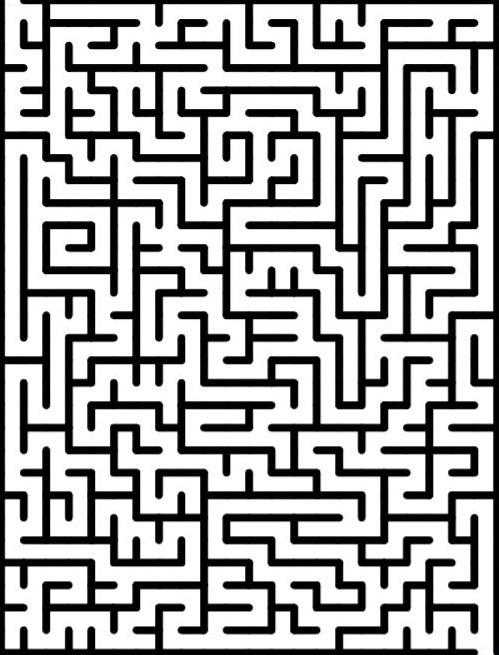
#> input picture Test images/maze2.JPG, 499 x 655 px, found by its file name
$ jupyter execute 'Maze Code Dec. 2022 V0.3.ipynb'
#> lines starting #> are read from the running program, lines starting #| are printed output that depends on the picture; after the words box and inside, x2 and y2 are one past the last pixel; in counts of white or black regions, pixels touching at a corner belong together
[cell 1]
import numpy as np
import matplotlib.image as mpimg
import matplotlib.pyplot as plt
import scipy.ndimage as ndimage
import random

# === RULES FOR MAZE IMAGE: ===
# Outer border of image must be the walls, and it must be a dark colour
# The start of the maze must be in the top row, and the end in the bottom.
# The start and end of the maze must be empty spaces in the top and bottom rows.


# ==== Defining functions: =====

def load_in_image(filename, pixel_params):
    '''Takes a raw image file of a maze, and returns a cleaned-up version.'''
    # Load in image:
    maze_colour = mpimg.imread(filename)
#> maze_colour is the input picture: shape (655, 499, 3); mean R, G, B 166.5, 166.5, 166.5
    # Show the inputted image, to make sure it's what you want:
    print("Inputted image:")
    maze_colour_plot = plt.imshow(maze_colour)
    plt.show()

    pixel_threshold, empty_space_val, wall_val, image_is_hand_drawn = pixel_params

    # Gaussian smoothing:
    if image_is_hand_drawn:
        maze_colour = ndimage.gaussian_filter(maze_colour, sigma=(5, 5, 0), order=0)

    # Notes about working with a maze image in a .jpg format:
    # In color, [0, 0, 0] is black, [255, 255, 255] is white.
    # Due to resolution I assume, there is some blurring around the lines of the maze (e.g. [35, 35, 35])
    # Will convert images to grayscale by taking the "grayscale pixel value" to be the average of the R, G,
    # and B pixel values in the original image. For a black and white image, this shouldn't be too different
    # from just using the first index, but may as well try to future proof for colour images.
    maze_gray = np.zeros([maze_colour.shape[0], maze_colour.shape[1]])
    for i in range(0, maze_gray.shape[0]):
        for j in range(0, maze_gray.shape[1]):
            maze_gray[i,j] = (int(maze_colour[i,j,0]) + int(maze_colour[i,j,1]) + int(maze_colour[i,j,2])) // 3

    # Create a clean version of the maze with only black and white:
    maze_clean = np.zeros(maze_gray.shape)
    for i in range(0, maze_clean.shape[0]):
        for j in range(0, maze_clean.shape[1]):
            if maze_gray[i,j] > pixel_threshold:
                maze_clean[i,j] = empty_space_val # this is empty space
            else:
                maze_clean[i,j] = wall_val # this is a wall
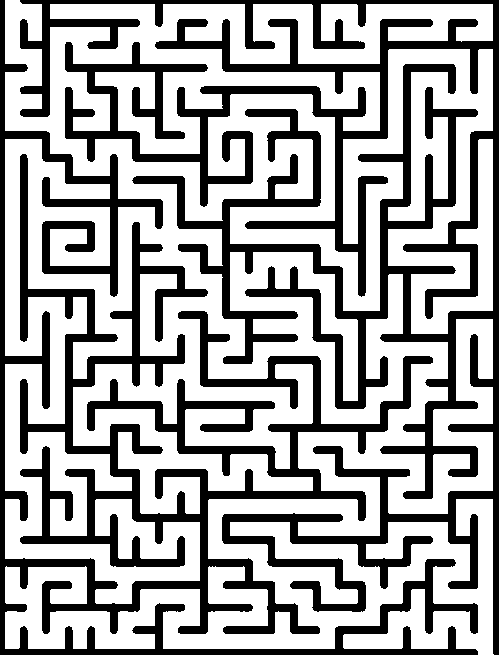
#> maze_clean: shape (655, 499) float64; 64.6% white; 2 black regions, box (x1, y1, x2, y2) and area: (20, 0, 499, 655) 63862, (0, 0, 478, 655) 51913
    mpimg.imsave("AfterGaussianSmoothButBeforeRemovingSpikes.bmp", maze_clean)
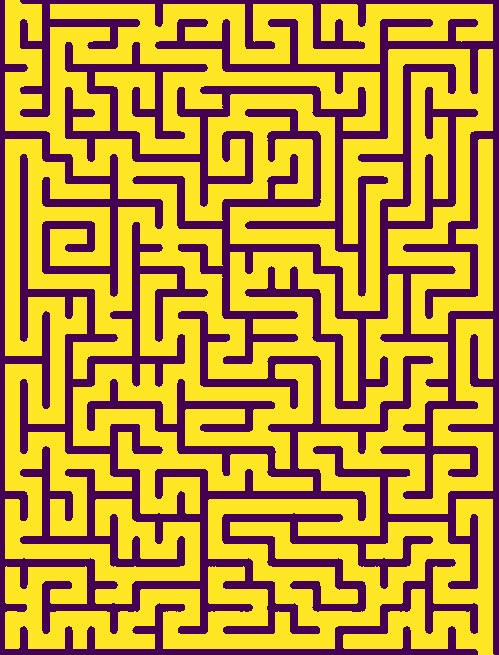
#> saved as AfterGaussianSmoothButBeforeRemovingSpikes.bmp: shape (655, 499, 3); mean R, G, B 187.5, 149.5, 53

    # A little more pre-processing: turn any pixels that are surrounded on three sides by walls into walls too.
    for i in range(1, maze_clean.shape[0] - 1):
        for j in range(1, maze_clean.shape[1] - 1):
            if maze_clean[i,j] == empty_space_val:
                if int(maze_clean[i,j-1] == wall_val) + int(maze_clean[i,j+1] == wall_val) + int(maze_clean[i-1,j] == wall_val) + int(maze_clean[i+1,j] == wall_val) >= 3:
                    maze_clean[i,j] = wall_val
#> maze_clean: shape (655, 499) float64; 64.6% white; 2 black regions, box (x1, y1, x2, y2) and area: (20, 0, 499, 655) 63875, (0, 0, 478, 655) 51924
    return maze_clean


def cut_out_central_pixels(clean_maze, empty_pix_val, extra_empty_pix_val):
    ''' Takes as input a clean maze (i.e. all pixels are definitely either wall or empty).
    Returns a maze where all pixels that do not border a wall have been coloured, leaving only
    pixels bordering walls.'''
    esv = empty_pix_val
    pixel_flip_tracker = np.zeros(np.shape(clean_maze))

    for i in range(2, clean_maze.shape[0] - 2):
        for j in range(1, clean_maze.shape[1] - 2):
            if clean_maze[i,j] == esv: # check if current pixel is empty
                if (clean_maze[i-1,j] == esv) and (clean_maze[i+1,j] == esv): #check if bordering empty above and below
                    if (clean_maze[i,j-1] == esv) and (clean_maze[i,j+1] == esv): # check if bordering empty left and right
                        # Check diagonals too:
                        if (clean_maze[i-1,j-1] == esv) and (clean_maze[i-1,j+1] == esv) and (clean_maze[i+1,j-1] == esv) and (clean_maze[i+1,j+1] == esv):
                        # if entirely surrounded by empty spaces to two pixels, we can cut it out.
                            pixel_flip_tracker[i,j] = 1

    # Colour in any unnecessary pixels
    simple_maze = clean_maze

    for i in range(0, clean_maze.shape[0]):
        for j in range(0, clean_maze.shape[1]):
            if pixel_flip_tracker[i,j]:
                simple_maze[i,j] = extra_empty_pix_val
    return simple_maze

def find_start_point(simplified_maze, empty_space_val, wall_to_hug='R'):
    if wall_to_hug == 'R':
        for i in range(0, np.shape(simplified_maze)[1]):
            if simplified_maze[0, i] == empty_space_val:
                pixel_to_start_on = i
                break
    else:
        for i in range(np.shape(simplified_maze)[1] - 1, 0, -1):
            if simplified_maze[0, i] == empty_space_val:
                pixel_to_start_on = i
                break
    return pixel_to_start_on

def get_steps_from_dir(direc):
    if direc == 'D':
        try_row_step = 1
        try_col_step = 0
    elif direc == 'R':
        try_row_step = 0
        try_col_step = 1
    elif direc == 'L':
        try_row_step = 0
        try_col_step = -1
    elif direc == 'U':
        try_row_step = -1
        try_col_step = 0
    else:
        return None
    return (try_row_step, try_col_step)

def find_next_step(working_maze, current_row, current_col, order_of_dirs, prev_direction, empty_space_val):

    current_dir_index = order_of_dirs.index(prev_direction)

    while True: # keep trying until you have a direction that gets you where you need to be
#         if random.randint(0, 100) == 10:
#             mpimg.imsave("WorkingMaze.bmp", working_maze)
        try_row_step, try_col_step = get_steps_from_dir(order_of_dirs[current_dir_index])
        if working_maze[current_row + try_row_step, current_col + try_col_step] == empty_space_val:
            next_row = current_row + try_row_step
            next_col = current_col + try_col_step
            return (next_row, next_col)
        elif working_maze[current_row + try_row_step, current_col + try_col_step] != empty_space_val:
            current_dir_index = (current_dir_index + 1) % 4


# ==== Defining constants/parameters/filenames: ====

# Directory and filename for maze:
filename_base = r'C:\Users\nickg\Desktop\Side Projects\DrawBot\DrawBot\Test images\\' # Need a double backslash here to work properly with the apostrophe
maze_filename = 'maze2.jpg'
image_is_hand_drawn = False # Hand-drawn or digital?
# maze_filename = 'Hand-Drawn Maze.jpg'

# Defining where maze starts/ends:
start_side = 'top' # options are 'top', 'bottom', 'right', 'left'
end_side = 'bottom' # options are 'top', 'bottom', 'right', 'left'

# Defining strategy:
wall_to_hug = 'L' # options are 'R', 'L'. Default to R
if wall_to_hug == 'R':
    order_of_dirs = ['R', 'U', 'L', 'D']
elif wall_to_hug == 'L':
    order_of_dirs = ['R', 'D', 'L', 'U']

# For preparing a "clean" maze:
pixel_threshold = 140 # any pixel in the raw grayscale maze with a value below this is a wall, and above this is a space
empty_space_val = 255 # in the sanitized maze, set any "empty" pixel to this
wall_val = 0 # in the sanitized maze, set any wall pixel to this
extra_empty_pix_val = 60 # the value to which all of the "extra" empty pixels (that do not hug walls) will be set
path_pix_value = 200 # the value to which pixels in the path will be set
pixel_params = [pixel_threshold, empty_space_val, wall_val, image_is_hand_drawn] # prepare a list of parameters to pass to the function


# ===== Main Program: ======
if __name__ == "__main__":
    # Load in the image, and generate a clean version of the maze from it.
    clean_maze = load_in_image(filename_base + maze_filename, pixel_params)
    mpimg.imsave('CleanMaze.bmp', clean_maze)

    num_rows = np.shape(clean_maze)[0]
#> num_rows = 655
    num_cols = np.shape(clean_maze)[1]
#> num_cols = 499

    # Colour in any empty pixels that ONLY border other empty pixels
    simplified_maze = cut_out_central_pixels(clean_maze, empty_space_val, extra_empty_pix_val)
#> after the loop in cut_out_central_pixels, `for i in range(2, clean_maze.shape[0] - 2):`:
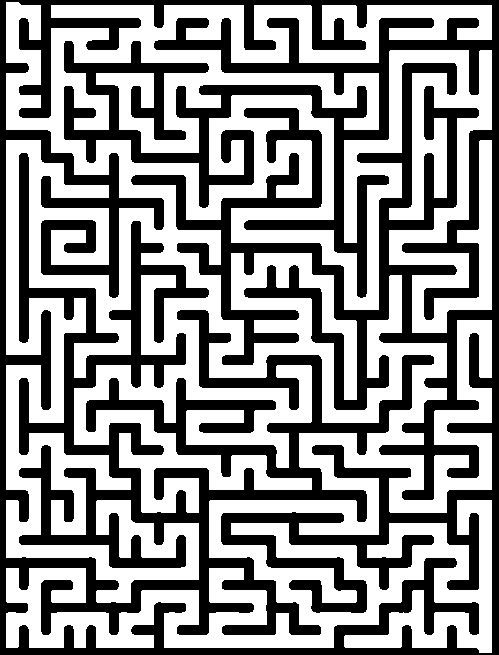
#> pixel_flip_tracker: shape (655, 499) float64; values 0 (black) and 1 (white), 55.8% white; 1 black region, box (x1, y1, x2, y2) and area: (0, 0, 499, 655) 144626
#> after the loop in cut_out_central_pixels, `for i in range(0, clean_maze.shape[0]):`:
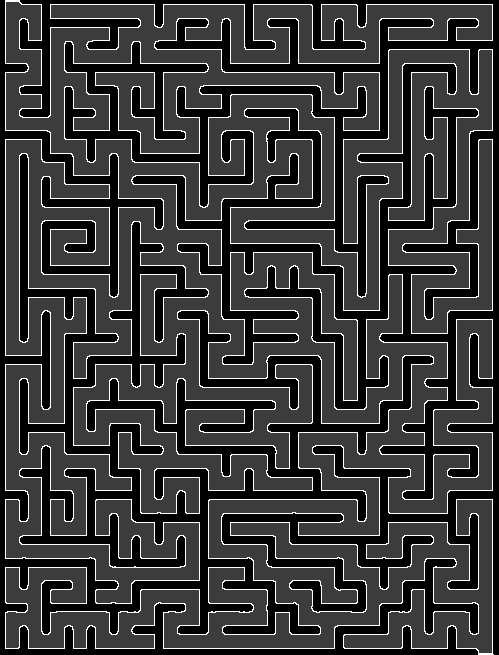
#> simple_maze: shape (655, 499) float64; min 0, max 255, mean 55.9
    mpimg.imsave("SimpleMaze.bmp", simplified_maze)
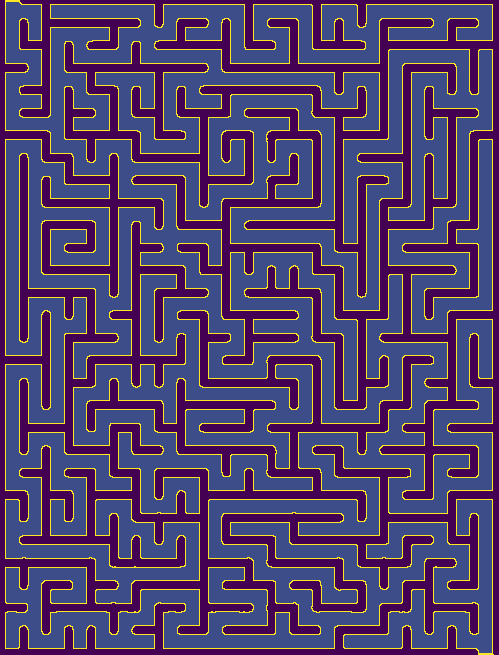
#> saved as SimpleMaze.bmp: shape (655, 499, 3); mean R, G, B 79.9, 63.7, 109.9

    working_maze = simplified_maze # the maze that will be mod

    # Keeping track of the path:
    path_tracker_rows = []
    path_tracker_cols = []


    # Find starting pixel:
    if (start_side == 'top') and (end_side == 'bottom'):
        start_pix_col = find_start_point(simplified_maze, empty_space_val, wall_to_hug)
#> start_pix_col = 19
        working_maze[0, start_pix_col] = path_pix_value

        # Add to path tracker:
        path_tracker_rows.append(0)
        path_tracker_cols.append(start_pix_col)

        # Calculate where we should end up:
        end_row = np.shape(working_maze)

        # Keeping track of what row and column we are currently in.
        current_row = 0
        current_col = start_pix_col
#> current_col = 19
        prev_direction = 'D'

        while current_row < num_rows - 1:
            # Find next pixel in path:
            try:
                next_row, next_col = find_next_step(working_maze, current_row, current_col, order_of_dirs, prev_direction, empty_space_val)
                # Add to path tracker:
                path_tracker_rows.append(next_row)
                path_tracker_cols.append(next_col)
            except TypeError:
                break
            # Prepare for next iteration:
            working_maze[next_row, next_col] = path_pix_value # add to path
            current_row, current_col = next_row, next_col
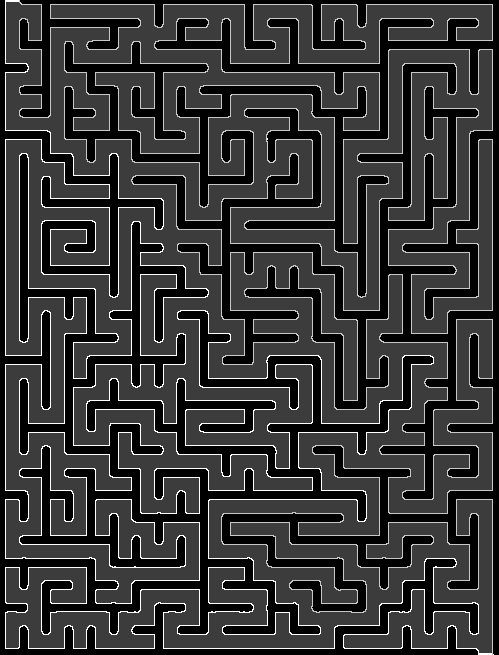
#> working_maze: shape (655, 499) float64; min 0, max 255, mean 53.3

    print('Solved Maze!')
    solved_maze = working_maze
    mpimg.imsave("SolvedMaze.bmp", solved_maze)
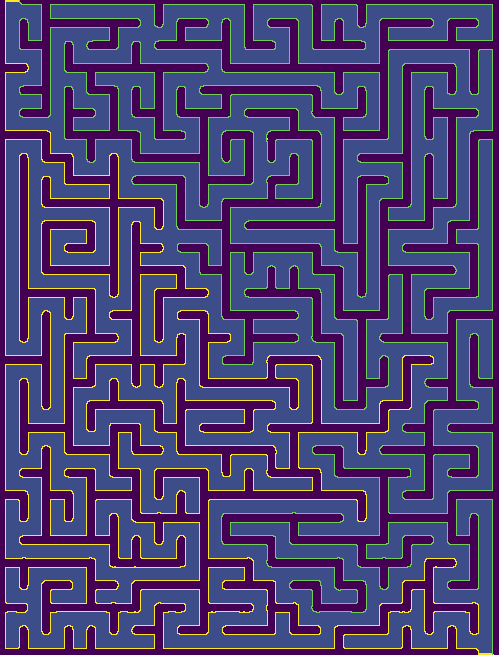
#> saved as SolvedMaze.bmp: shape (655, 499, 3); mean R, G, B 73, 62.4, 112.3
    solved_maze_plot = plt.imshow(solved_maze)
    plt.show()


    # Recreating a path from the stored indices of the path:
    unoptimized_path = np.zeros(np.shape(solved_maze))
    for iloop in range(0, len(path_tracker_rows)):
        unoptimized_path[path_tracker_rows[iloop], path_tracker_cols[iloop]] = 1
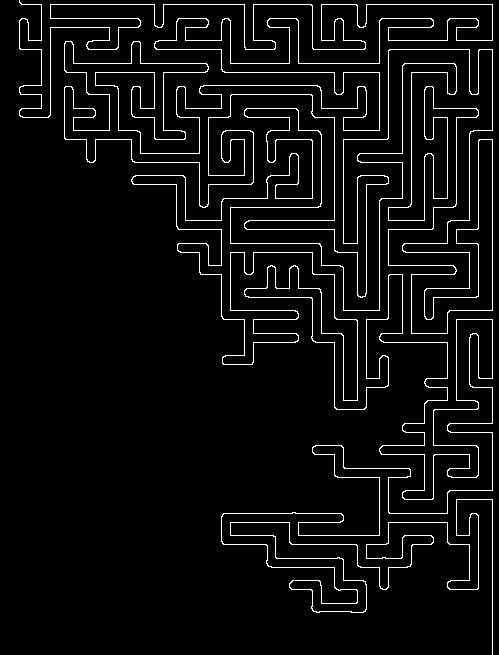
#> unoptimized_path: shape (655, 499) float64; values 0 (black) and 1 (white), 4.9% white in thin lines or dots
    mpimg.imsave("UnoptimizedPath.bmp", unoptimized_path)
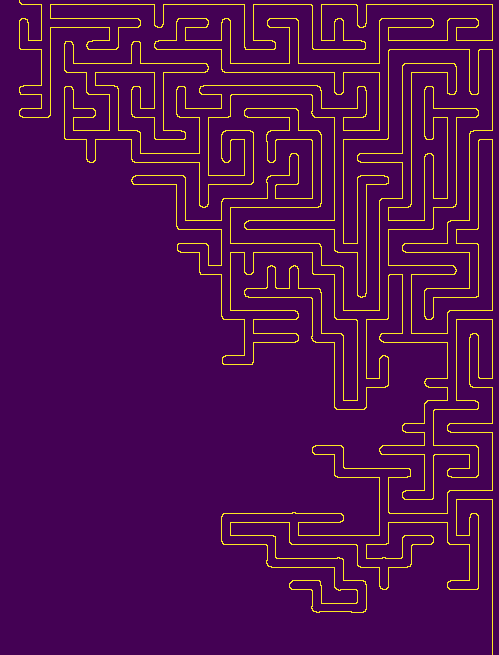
#> saved as UnoptimizedPath.bmp: shape (655, 499, 3); mean R, G, B 77, 12.2, 81.7
    unoptimized_path_plot = plt.imshow(unoptimized_path)
    plt.show()
